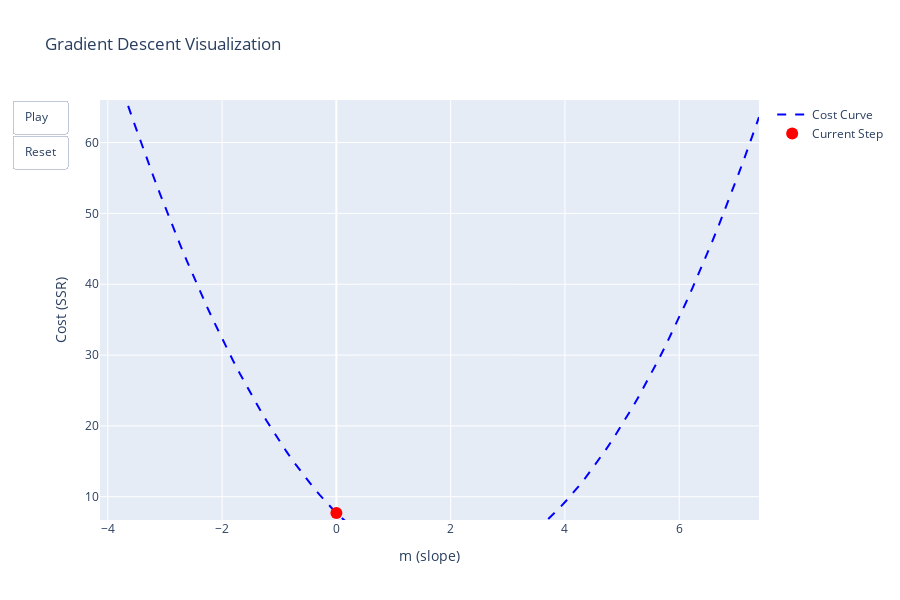

Notebook code cell kept with this figure:
### Markdown cell above
**Create Plotly Animation**

### Code cell
fig = go.Figure()

_ = fig.add_trace(go.Scatter(
    x=m_values, y=cost_values, mode='lines',
    line=dict(color='blue', dash='dash'), name='Cost Curve'
))

_ = fig.add_trace(go.Scatter(
    x=[], y=[], mode='lines',
    line=dict(color='rgba(255, 0, 0, 0.5)', width=2), name='Path'
))

_ = fig.add_trace(go.Scatter(
    x=[history[0, 0]], y=[history[0, 1]], mode='markers',
    marker=dict(size=12, color='red'), name='Current Step'
))

fig.frames = [go.Frame(
    data=[
        go.Scatter(x=history[:idx+1, 0], y=history[:idx+1, 1]),
        go.Scatter(x=[row[0]], y=[row[1]]),
    ],
    traces=[1, 2],
    name=str(idx)
)for idx, row in enumerate(history)]

fig.update_layout(
    title='Gradient Descent Visualization',
    xaxis_title='m (slope)',
    yaxis_title='Cost (SSR)',

    width=900, height=600,
    yaxis=dict(range=[history[:, 1].min() - 1, history[:, 1].max() + 1]),
    xaxis=dict(range=[history[:, 0].min() - 0.5, history[:, 0].max() + 0.5]),

    updatemenus=[dict(
        type='buttons',
        showactive=False,
        buttons=[
          dict(label='Play',
               method='animate',
               args=[None, dict(frame=dict(duration=500, redraw=False), fromcurrent=True)]
               ),
            dict(label='Reset',
                 method='animate',
                 args=[[str(0)], dict(frame=dict(duration=0, redraw=False), mode='immediate')]
                 )
        ]
    )]
)

### Figure 1 — Plotly figure (JSON) as saved in the notebook; plotly's stock layout.template omitted (floating-point values rounded to 4 significant figures)
{"data": [{"line": {"color": "blue", "dash": "dash"}, "mode": "lines", "name": "Cost Curve", "type": "scatter", "x": [-4.137, -4.02, -3.904, -3.787, -3.671, -3.554, -3.438, -3.321, -3.205, -3.088, -2.972, -2.855, -2.739, -2.622, -2.506, -2.389, -2.273, -2.156, -2.04, -1.923, -1.807, -1.69, -1.574, -1.457, -1.341, -1.224, -1.108, -0.9915, -0.875, -0.7585, -0.642, -0.5255, -0.409, -0.2925, -0.176, -0.05955, 0.05695, 0.1734, 0.2899, 0.4064, 0.5229, 0.6394, 0.7559, 0.8724, 0.9889, 1.105, 1.222, 1.338, 1.455, 1.571, 1.688, 1.804, 1.921, 2.037, 2.154, 2.27, 2.387, 2.503, 2.62, 2.736, 2.853, 2.969, 3.086, 3.202, 3.319, 3.435, 3.552, 3.668, 3.785, 3.901, 4.018, 4.134, 4.251, 4.367, 4.484, 4.6, 4.717, 4.833, 4.95, 5.066, 5.183, 5.299, 5.416, 5.532, 5.649, 5.765, 5.882, 5.998, 6.115, 6.231, 6.348, 6.464, 6.581, 6.697, 6.814, 6.93, 7.047, 7.163, 7.28, 7.396], "y": [77.25, 74.3, 71.41, 68.58, 65.8, 63.09, 60.43, 57.82, 55.28, 52.79, 50.36, 47.98, 45.66, 43.41, 41.2, 39.06, 36.97, 34.94, 32.97, 31.05, 29.19, 27.39, 25.65, 23.96, 22.34, 20.76, 19.25, 17.79, 16.39, 15.05, 13.77, 12.54, 11.37, 10.26, 9.201, 8.203, 7.262, 6.379, 5.553, 4.784, 4.073, 3.419, 2.822, 2.283, 1.8, 1.376, 1.008, 0.6983, 0.4456, 0.2503, 0.1122, 0.03152, 0.008156, 0.04213, 0.1334, 0.2821, 0.4881, 0.7514, 1.072, 1.45, 1.885, 2.378, 2.928, 3.535, 4.2, 4.922, 5.701, 6.538, 7.432, 8.383, 9.392, 10.46, 11.58, 12.76, 14.0, 15.3, 16.65, 18.06, 19.53, 21.05, 22.63, 24.27, 25.97, 27.72, 29.53, 31.4, 33.33, 35.31, 37.35, 39.45, 41.61, 43.82, 46.09, 48.42, 50.8, 53.24, 55.74, 58.3, 60.91, 63.58]}, {"line": {"color": "rgba(255, 0, 0, 0.5)", "width": 2}, "mode": "lines", "name": "Path", "type": "scatter", "x": [], "y": []}, {"marker": {"color": "red", "size": 12}, "mode": "markers", "name": "Current Step", "type": "scatter", "x": [0], "y": [7.715]}], "layout": {"height": 600, "title": {"text": "Gradient Descent Visualization"}, "updatemenus": [{"buttons": [{"args": [null, {"frame": {"duration": 500, "redraw": false}, "fromcurrent": true}], "label": "Play", "method": "animate"}, {"args": [["0"], {"frame": {"duration": 0, "redraw": false}, "mode": "immediate"}], "label": "Reset", "method": "animate"}], "showactive": false, "type": "buttons"}], "width": 900, "xaxis": {"range": [-4.137, 7.396], "title": {"text": "m (slope)"}}, "yaxis": {"range": [6.715, 66.0], "title": {"text": "Cost (SSR)"}}}}
